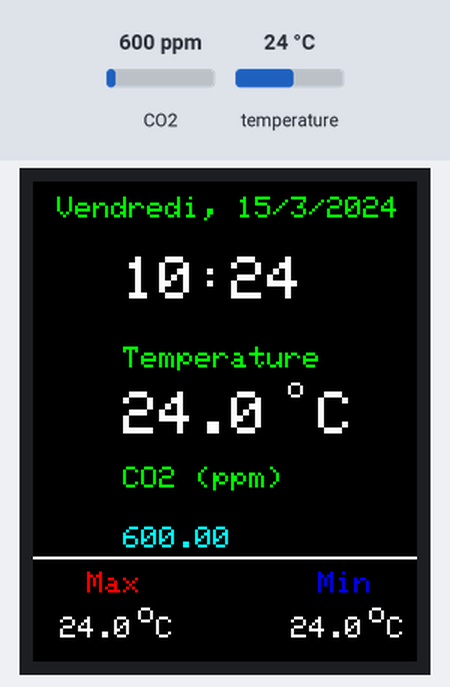
Recording of a sketch running on a simulated Arduino Uno, built with avr-gcc and run on an emulated ATmega328P. Shown: 128×160 colour display. The test bench sets the inputs (shaded band); at power-on: temperature 24 °C, CO2 600 ppm. The local clock reads 2024-03-15 10:24:30 at power-on unless the sketch sets it.

Above: at 1.3 s.
1.4 s: temperature set to 12 °C
At 2.6 s:
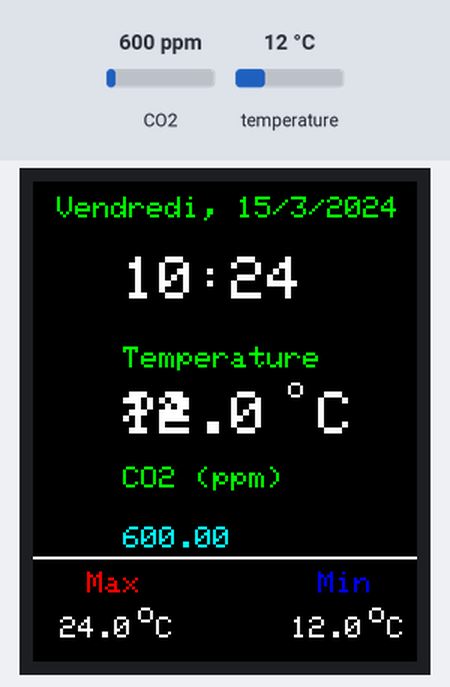
3.6 s: temperature set to 19 °C
At 4.5 s:
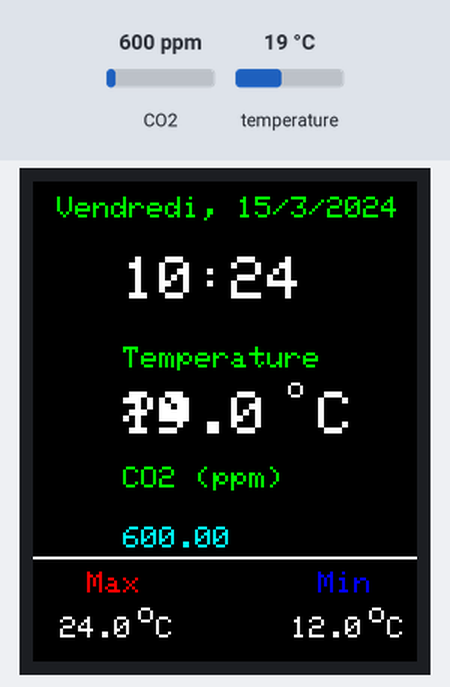
5.7 s: temperature set to 28 °C
At 7.6 s:
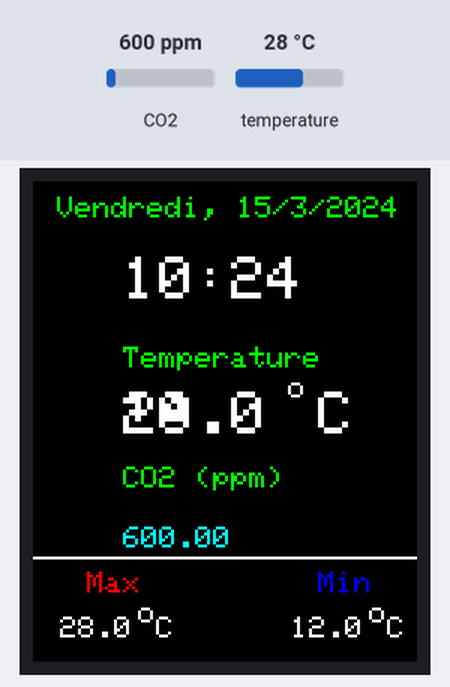
Timing chart, 0 to 9.1 s (numbered marks = the images above; inputs shaded):
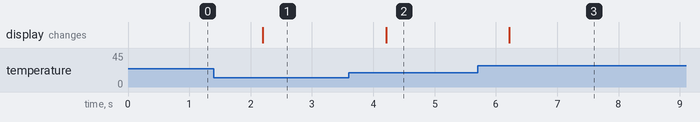

Measured:
- after the input at 1.4 s, the display: changes after 0.80 s (image 1)
- after the input at 3.6 s, the display: changes after 0.61 s (image 2)
- after the input at 5.7 s, the display: changes after 0.52 s (image 3)

The sketch:

DS3231_MQ135_TFT.ino
```cpp
#define anInput     A0
#define co2Zero     55

#include "MQ135.h"
#define ANALOGPIN A2
#define RZERO 4668.29
MQ135 gasSensor = MQ135(ANALOGPIN);

#include  <Adafruit_ST7735.h>
#include  <Adafruit_GFX.h>
#include <Wire.h>
#include "Sodaq_DS3231.h"
#include  <SPI.h>

#define TFT_CS     10
#define TFT_RST    8
#define TFT_DC     9

Adafruit_ST7735 tft = Adafruit_ST7735(TFT_CS,  TFT_DC, TFT_RST);

#define TFT_SCLK 13
#define TFT_MOSI 11

float maxTemperature=0;
float minTemperature=200;
char charMinTemperature[10];
char charMaxTemperature[10];
char timeChar[100];
char dateChar[50];
char temperatureChar[10];
char co2Char[10];

float temperature = 0;
float previousTemperature = 0;

String co2Value;
String dateString;
int minuteNow=0;
int minutePrevious=0;

void setup() {
    pinMode(anInput,INPUT);
    tft.initR(INITR_BLACKTAB);
    tft.fillScreen(ST7735_BLACK);
    Serial.begin(57600);
    Wire.begin();
    rtc.begin();
    printText("Temperature", ST7735_GREEN,30,55,1);
    printText("CO2 (ppm)", ST7735_GREEN,30,95,1);
    printText("Max", ST7735_RED,18,130,1);
    printText("Min", ST7735_BLUE,95,130,1);
    //setRTCTime();
}

uint32_t old_ts;

void loop() {
  float ppm = gasSensor.getPPM();

  float temperature = rtc.getTemperature();
  DateTime now = rtc.now();
  uint32_t ts = now.getEpoch();

  if (old_ts == 0 || old_ts != ts) {
  old_ts = ts;

  minuteNow = now.minute();
  if(minuteNow!=minutePrevious)
  {
    dateString = getDayOfWeek(now.dayOfWeek())+", ";
    dateString = dateString+String(now.date())+"/"+String(now.month());
    dateString= dateString+"/"+ String(now.year());
    minutePrevious = minuteNow;
    String hours = String(now.hour());
    if(now.minute()<10)
    {
      hours = hours+":0"+String(now.minute());
    }else
    {
      hours = hours+":"+String(now.minute());
    }

    hours.toCharArray(timeChar,100);
    //tft.fillRect(10,0,160,50,ST7735_BLACK);
    printText(timeChar, ST7735_WHITE,30,25,2);
    dateString.toCharArray(dateChar,50);
    printText(dateChar, ST7735_GREEN,8,5,1);

    co2Value = String(ppm);
    co2Value.toCharArray(co2Char,10);
    tft.fillRect(0,125,160,1,ST7735_WHITE);
    printText(co2Char, ST7735_CYAN,30,115,1);
  }

  if(temperature != previousTemperature)
  {
    previousTemperature = temperature;
    String temperatureString = String(temperature,1);
    temperatureString.toCharArray(temperatureChar,10);
    tft.fillRect(10,80,128,10,ST7735_BLACK);
    printText(temperatureChar, ST7735_WHITE,30,70,2);
    printText("o", ST7735_WHITE,85,65,1);
    printText("C", ST7735_WHITE,95,70,2);

  if(temperature>maxTemperature)
    {
      maxTemperature = temperature;
      dtostrf(maxTemperature,5, 1, charMaxTemperature);
      tft.fillRect(3,142,33,20,ST7735_BLACK);
      printText(charMaxTemperature, ST7735_WHITE,3,145,1);
      printText("o", ST7735_WHITE,35,140,1);
      printText("C", ST7735_WHITE,41,145,1);
    }
  if(temperature  < minTemperature)
    {
      minTemperature = temperature;
      dtostrf(minTemperature,5, 1, charMinTemperature);
      tft.fillRect(75,140,36,18,ST7735_BLACK);
      printText(charMinTemperature, ST7735_WHITE,80,145,1);
      printText("o", ST7735_WHITE,112,140,1);
      printText("C", ST7735_WHITE,118,145,1);
    }
  }
}
    delay(1000);
}

void setRTCTime()
{
  DateTime dt(2021, 12, 30, 11, 25, 30, 4); // Year, Month, Day, Hour, Minutes, Seconds, Day of Week
  rtc.setDateTime(dt); //Adjust date-time as defined 'dt' above
}void printText(char *text, uint16_t color, int x, int y,int textSize)
{
  tft.setCursor(x, y);
  tft.setTextColor(color);
  tft.setTextSize(textSize);
  tft.setTextWrap(true);
  tft.print(text);
}

String getDayOfWeek(int i)
{
  switch(i)
  {
    case 1: return "Lundi";break;
    case 2: return "Mardi";break;
    case 3: return "Mercredi";break;
    case 4: return "Jeudi";break;
    case 5: return "Vendredi";break;
    case 6: return "Samedi";break;
    case 7: return "Dimanche";break;
    default: return "Jeudi";break;
  }
}
```
